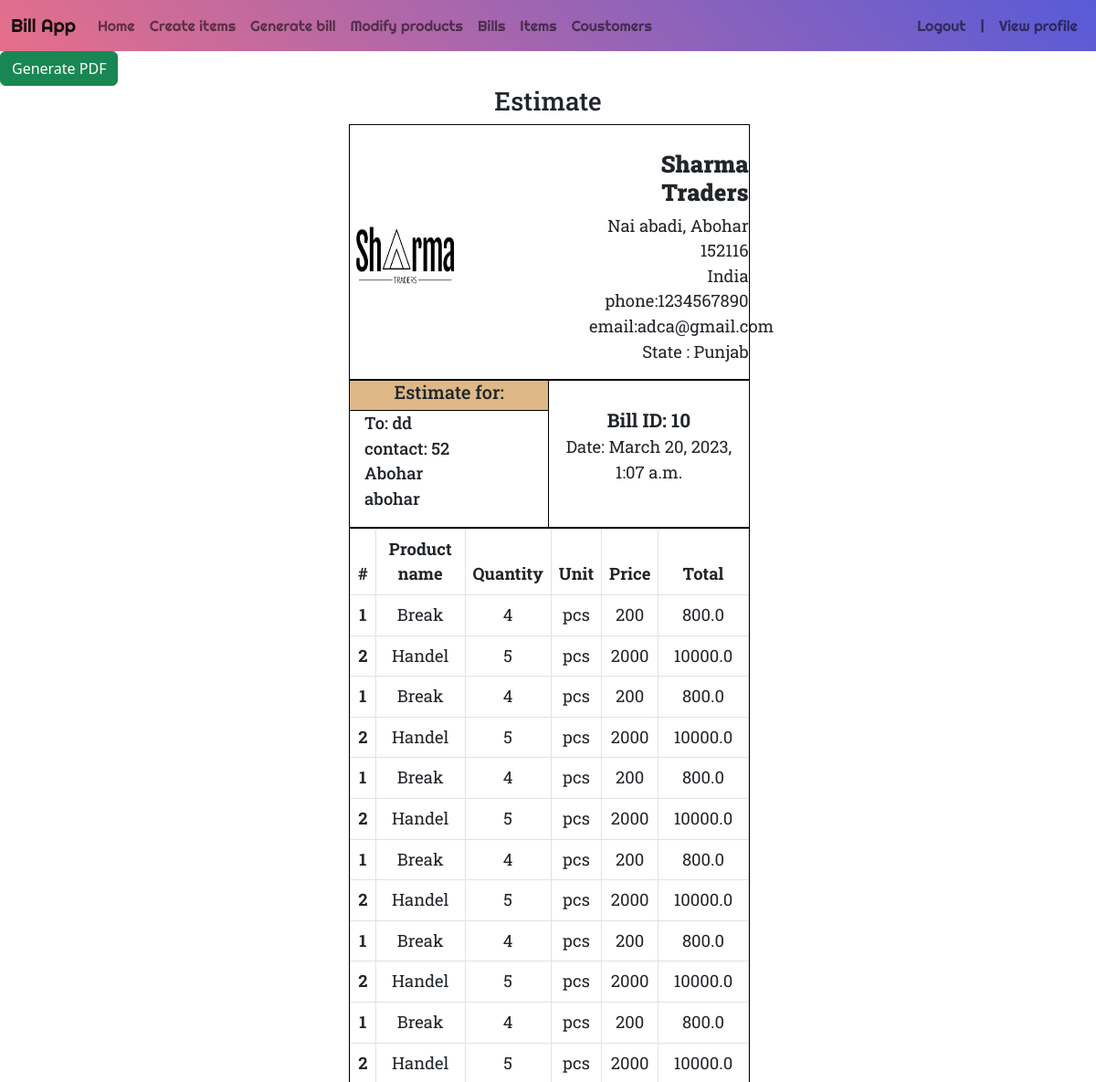
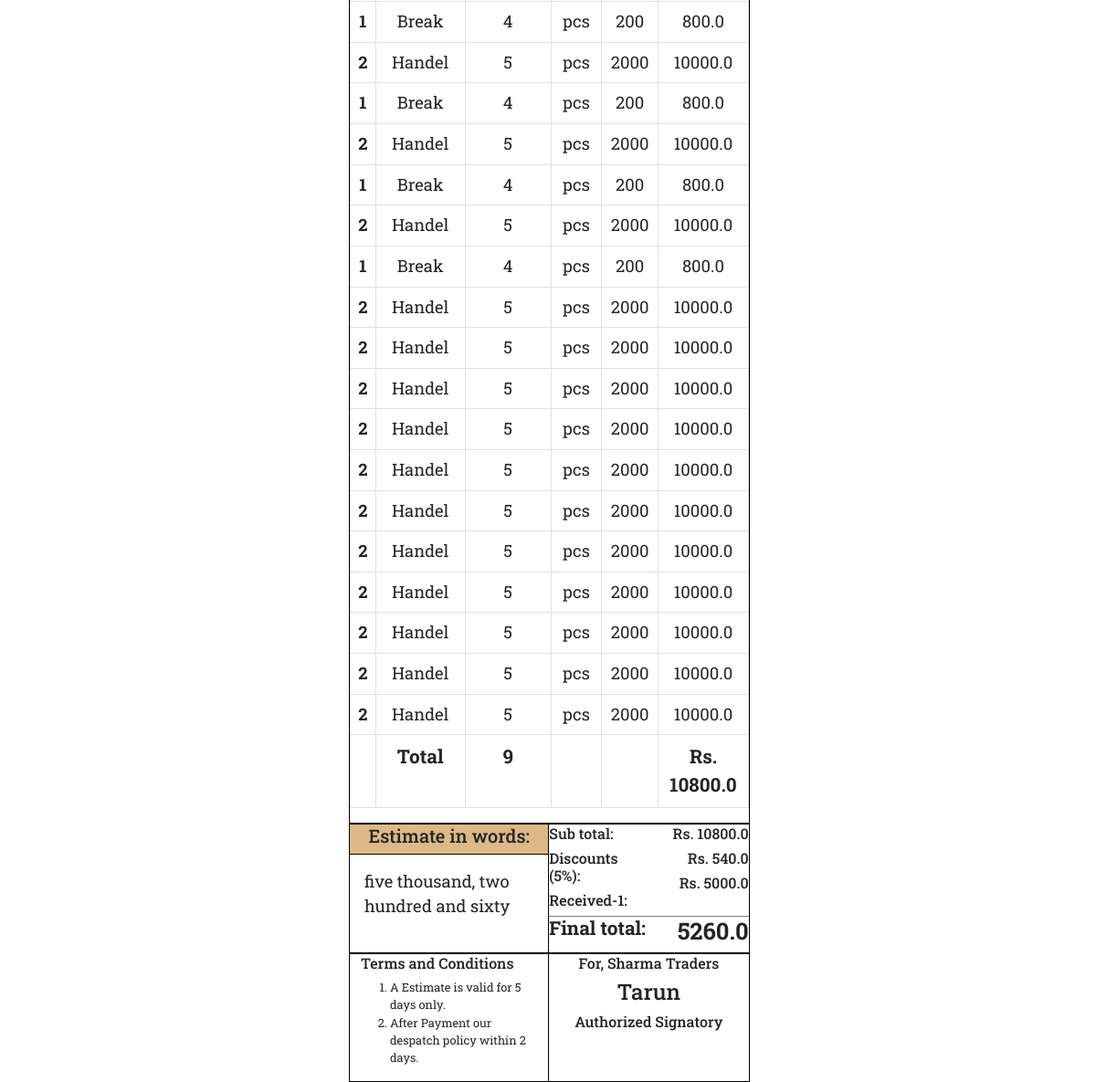
/bill/10/show (signed in), run on the app's committed database (2 pictures, top to bottom).
### billApp/models.py (models this page shows, shortened)
class Bill(models.Model):
    bill_id=models.AutoField(primary_key=True,unique=True)
    purchaser=models.CharField(max_length=100)
    purchaser_num=models.CharField(max_length=15,default="")
    purchaser_address=models.CharField(max_length=200,default="")
    purchaser_city=models.CharField(max_length=50,default="")
    total_amount=models.CharField(max_length=30)
    disscount=models.CharField(max_length=15,default="0")
    final_amount=models.CharField(max_length=15,default="0")
    bill_time=models.DateTimeField()
    bill_data = models.TextField(max_length=10000,default=" ")
    purchaser_id = models.ForeignKey(CoustomersData,on_delete=models.CASCADE,null=True)

### billApp/views.py (the view)
# urls.py: path('bill/<str:id>/<str:mode>',views.bill,name="bill"),
def bill(request,id,mode):
    if not request.user.is_authenticated:
        return redirect("/login/")
    bill_info = Bill.objects.get(bill_id=id)
    bill_data = json.loads(bill_info.bill_data)
    totalEntry= len(bill_data["products"])
    received_amount = bill_data["received"]
    total_amount_recevied = eval(received_amount)
    final_amount = float(bill_info.final_amount)
    bill_amount = bill_info.total_amount
    bill_disscount = bill_info.disscount
    disscount_value = (((float(bill_amount))//100)*float(bill_disscount))
    if mode=="change":
        final_amount=float(bill_amount)-float(total_amount_recevied)-disscount_value
        bill_info.final_amount = final_amount
        bill_info.save()
        return redirect(f"/bill/{id}/show")
    bill_id = bill_info.bill_id
    bill_time = bill_info.bill_time
    bill_purchaser = bill_info.purchaser
    bill_purchaser_num = bill_info.purchaser_num
    bill_purchaser_city = bill_info.purchaser_city
    bill_purchaser_address = bill_info.purchaser_address
    final_amount_words = num2words(round(final_amount,2))
    received_list_X = received_amount.split("+")
    received_list = [round(float(i),2) for i in received_list_X]
    if received_list[0]==0:
        received_list=received_list[1:]
    bill_of_products = {"products":bill_data["products"],"total_amount":bill_amount,"time":bill_time,"id":id,"purchaser":bill_purchaser,"phone":bill_purchaser_num,"disscount":bill_disscount,"final_amount":round(final_amount,2),"disValue":round(disscount_value,2),"city":bill_purchaser_city,"address":bill_purchaser_address,"amount_word":final_amount_words,"total_qun":bill_data["total_quantity"],"bill_id":bill_id,"totalEntry":totalEntry,"received":(round(total_amount_recevied,2)),"received_list":received_list}
    return render(request,"bill2.html",bill_of_products)

### templates/bill2.html (shortened to what this page needs)
{% include 'base.html'%}
<head>
   <link href="https://cdn.jsdelivr.net/npm/bootstrap@5.2.1/dist/css/bootstrap.min.css" rel="stylesheet"
>
</head>
{%block body%}
   {% load static%}
   <button class="btn btn-btn btn-success" onclick="generatePDF()">Generate PDF</button>
   <div class="main" id="main">
      <div>
         <h3>Estimate</h3>
      </div>
      <div class="container content" id="innerContainer">
         <div class="rowi rows" id="row-1">
            <div class="col-sm-6 col-md-6 logobox coli" style="width:30%;" id="logobox">
               <img src="/static/logo.png" alt="logo" class="logo" id="logo">
            </div>
            <div class="col-sm-6 col-md-6 coli" style="text-align:right; width:40%;" id="introDetail">
               <br>
               <h5 class="maininfo"><strong>Sharma Traders</strong></h5>
               <p>Nai abadi, Abohar 152116<br>
                  India<br>
                  phone:1234567890<br>
                  email:adca@gmail.com<br>
                  State : Punjab</p>
            </div>
         </div>
         <div class="row rows" id="row-2">
            <div class="col-sm-6 col-md-6 col-6 xco" style="border-right:1px solid black ;">
               <div style="background-color: burlywood; border-bottom: 1px solid black;">
                  <h5 style="text-align: center;">Estimate for:</h5>
               </div>
               <ul class="list-unstyled reciver px-3 maininfo2">
                  <li>To: {{purchaser}}</li>
                  <li>contact: {{phone}}</li>
                  <li>{{address}}</li>
                  <li>{{city}}</li>
               </ul>
            </div>
            <div class="col-sm-6 col-md-6 col-6">
               <ul class="list-unstyled" style="text-align: center;">
                  <br>
                  <li class="maininfo2">Bill ID: {{id}}</li>
                  <li>Date: {{time}}</li>
               </ul>
            </div>
         </div>
         <div class="row rows" id="row-3">
            <table class="table table-bordered tableRow" style="text-align: center;">
               <thead>
                  <tr class="tableRow">
                     <th scope="col">#</th>
                     <th scope="col">Product name</th>
                     <th scope="col">Quantity</th>
                     <th scope="col">Unit</th>
                     <th scope="col">Price</th>
                     <th scope="col">Total</th>
                  </tr>
               </thead>
               <tbody>
                  {% for i in products%}
                  <tr>
                     <th scope="row">{{i.0}}</th>
                     <td>{{i.1}}</td>
                     <td>{{i.3}}</td>
                     <td>pcs</td>
                     <td>{{i.2}}</td>
                     <td>{{i.4}}</td>
                  </tr>
                  {%endfor%}
                  <tr>
                     <th scope="row"></th>
                     <td  class="maininfo2">Total</td>
                     <td class="maininfo2">{{total_qun}}</td>
                     <td></td>
                     <td></td>
                     <td class="maininfo2">Rs. {{total_amount}}</td>
                  </tr>
               </tbody>
            </table>
         </div>
         <div class="rowi rows" id="row-4">
            <div class="col-sm-6 col-md-6 xco coli" style="border-right:1px solid black ;">
               <div style="border-bottom:1px solid black; text-align: center; background-color: burlywood; width: 100%;" >
                  <h5>Estimate in words:</h5>
               </div>
               <p class="py-3 px-3">{{amount_word}}</p>
            </div>
            <div class="col-sm-6 col-md-6 final_row coli">
               <div class="rowi">
                  <div class="col-sm-6 col-xs-6 col-md-6 coli">
                     <h6>Sub total:</h6>
                     {%if disValue > 0 %}
                     <h6>Discounts ({{disscount}}%):</h6>
                     {%endif%}
                     {%if received > 0 %}
                     {%for k in received_list%}
                     <h6>Received-{{forloop.counter}}:</h6>
                     {%endfor%}
                     {%endif%}
                  </div>
                  <div class="col-sm-6 col-xs-6 col-md-6 coli" style="text-align: right;">
                     <h6>Rs. {{total_amount}}</h6>
                     {%if disValue > 0 %}
                     <h6>Rs. {{disValue}}</h6>
                     {%endif%}
                     {%if received > 0 %}
                     {%for k in received_list%}
                     <h6>Rs. {{k}}</h6>
                     {%endfor%}
                     {%endif%}
                  </div>
               </div>
               <div class="rowi" style="border-top:1px solid grey;">
                  <div class="col-sm-6 col-xs-6 col-md-6 coli">
                     <h5 class="maininfo2">Final total:</h5>
                  </div>
                  <div class="col-sm-6 col-xs-6 col-md-6 fam coli">
                     <h5 class="maininfo final_row">{{final_amount}}</h5>
                  </div>
               </div>
            </div>
         </div>
         <div class="row rows" id="row-5">
            <div class="col-sm-6 col-md-6 col-6" style="border-right:1px solid black; font-size: 0.8rem;" id="termscond">
               <h6>Terms and Conditions</h6>
               <ol>
                  <li>A Estimate is valid for 5 days only.</li>
                  <li>After Payment our despatch policy within 2 days.</li>
               </ol>
            </div>
            <div class="col-sm-6 col-md-6 col-6" style="text-align: center;" id="sign">
               <h6>For, Sharma Traders</h6>
               <h4>Tarun</h4>
               <h6>Authorized Signatory</h6>
            </div>
         </div>
      </div>
   </div>
{% endblock %}

### templates/bill2.html (style rules this page uses)
.main { display: flex; flex-direction: column; align-items: center; min-height: 90vh; font-weight: 400; font-size: 1.15rem; font-family: 'Roboto Slab', serif; }
.content { width: 45vw; position:relative; top: 0; z-index: -1; }
.rows { border: 0.5px solid black; width: 85%; margin-left:5vh; margin-right:50vh; }
#row-1 { min-height: 20%; }
#row-2 { min-height: 15%; }
#row-3 { min-height: 35%; }
#row-4 { min-height: 15%; }
#row-5 { min-height: 15%; }
.logobox { display: flex; align-items: center; }
.logo { width: 10vw; height: 10vh; }
.reciver>li { font-weight: 500; font-size: 1.15rem; }
.maininfo { font-size: 1.6rem; font-weight:700; }
.maininfo2 { font-size: 1.3rem; font-weight:700; }
.xco { padding: 0; }
.fam { text-align:right; }
.rowi { display: flex; justify-content: space-between; }
.coli { width: 50%; }

### data on the page
Bill: purchaser "dd", purchaser_num "52", purchaser_address "Abohar", purchaser_city "abohar", bill_time "March 20, 2023, 1:07 a.m.", total_amount "10800.0"

### other printed values
{{ id }} "10"
{{ i.0 }} "1" "2" "1" "2" "1" "2" "1" "2" "1" "2" "1" "2" "1" "2" "1" "2" "1" "2" "1" "2" "2" "2" "2" "2" "2" "2" "2" "2" "2" "2"
{{ i.1 }} "Break" "Handel" "Break" "Handel" "Break" "Handel" "Break" "Handel" "Break" "Handel" "Break" "Handel" "Break" "Handel" "Break" "Handel" "Break" "Handel" "Break" "Handel" "Handel" "Handel" "Handel" "Handel" "Handel" "Handel" "Handel" "Handel" "Handel" "Handel"
{{ i.3 }} "4" "5" "4" "5" "4" "5" "4" "5" "4" "5" "4" "5" "4" "5" "4" "5" "4" "5" "4" "5" "5" "5" "5" "5" "5" "5" "5" "5" "5" "5"
{{ i.2 }} "200" "2000" "200" "2000" "200" "2000" "200" "2000" "200" "2000" "200" "2000" "200" "2000" "200" "2000" "200" "2000" "200" "2000" "2000" "2000" "2000" "2000" "2000" "2000" "2000" "2000" "2000" "2000"
{{ i.4 }} "800.0" "10000.0" "800.0" "10000.0" "800.0" "10000.0" "800.0" "10000.0" "800.0" "10000.0" "800.0" "10000.0" "800.0" "10000.0" "800.0" "10000.0" "800.0" "10000.0" "800.0" "10000.0" "10000.0" "10000.0" "10000.0" "10000.0" "10000.0" "10000.0" "10000.0" "10000.0" "10000.0" "10000.0"
{{ total_qun }} "9"
{{ amount_word }} "five thousand, two hundred and sixty"
{{ disscount }} "5"
{{ disValue }} "540.0"
{{ k }} "5000.0"
{{ final_amount }} "5260.0"
